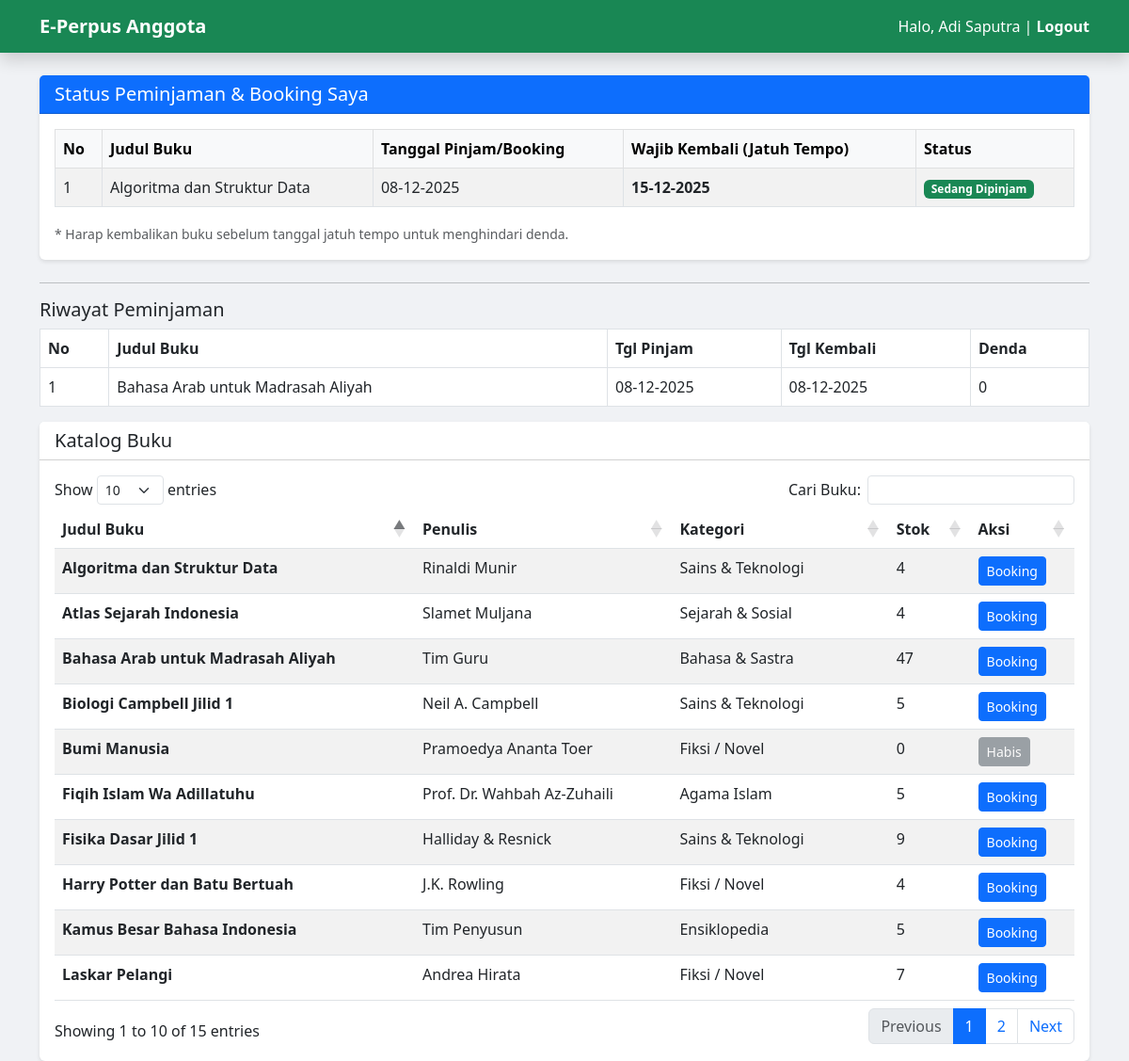
The page /dashboard_anggota.php (signed in) on the database its author committed.
### tables this page shows
CREATE TABLE `peminjaman` (
  `id_peminjaman` int(11) NOT NULL,
  `id_anggota` int(11) DEFAULT NULL,
  `id_buku` int(11) DEFAULT NULL,
  `id_petugas` int(11) DEFAULT NULL,
  `tanggal_pinjam` date NOT NULL,
  `tanggal_wajib_kembali` date NOT NULL,
  `tanggal_pengembalian` date DEFAULT NULL,
  `status` enum('Booking','Dipinjam','Selesai','Batal') DEFAULT 'Booking',
  `denda` decimal(10,2) DEFAULT 0.00
);

CREATE TABLE `buku` (
  `id_buku` int(11) NOT NULL,
  `judul_buku` varchar(200) NOT NULL,
  `penulis` varchar(100) DEFAULT NULL,
  `penerbit` varchar(100) DEFAULT NULL,
  `jumlah_total` int(11) NOT NULL,
  `jumlah_tersedia` int(11) NOT NULL,
  `id_kategori` int(11) DEFAULT NULL,
  `id_rak` int(11) DEFAULT NULL
);

CREATE TABLE `kategori` (
  `id_kategori` int(11) NOT NULL,
  `nama_kategori` varchar(100) NOT NULL
);

### dashboard_anggota.php (the view, shortened to what this page needs)
<?php
include 'koneksi.php';
$id_anggota = $_SESSION['id_user'];
$nama_anggota = $_SESSION['nama'];
?>
<!DOCTYPE html>
<html lang="id">
<head>
    <link href="https://cdn.jsdelivr.net/npm/bootstrap@5.3.0/dist/css/bootstrap.min.css" rel="stylesheet">
    <link href="https://cdn.datatables.net/1.13.4/css/dataTables.bootstrap5.min.css" rel="stylesheet" />
</head>
<body>
<nav class="navbar navbar-expand-lg navbar-dark bg-success mb-4 shadow">
    <div class="container">
        <a class="navbar-brand fw-bold" href="#">E-Perpus Anggota</a>
        <span class="navbar-text text-white">
            Halo, <?= $nama_anggota ?> | <a href="logout.php" class="text-white fw-bold" style="text-decoration:none;">Logout</a>
        </span>
    </div>
</nav>
<div class="container">
    <div class="card mb-4">
        <div class="card-header bg-primary text-white">
            <h5 class="mb-0">Status Peminjaman & Booking Saya</h5>
        </div>
        <div class="card-body">
            <div class="table-responsive">
                <table class="table table-bordered table-striped">
                    <thead class="table-light">
                        <tr>
                            <th>No</th>
                            <th>Judul Buku</th>
                            <th>Tanggal Pinjam/Booking</th>
                            <th>Wajib Kembali (Jatuh Tempo)</th>
                            <th>Status</th>
                        </tr>
                    </thead>
                    <tbody>
                        <?php
                        $query_saya = "SELECT p.*, b.judul_buku
                                       FROM peminjaman p
                                       JOIN buku b ON p.id_buku = b.id_buku
                                       WHERE p.id_anggota = '$id_anggota'
                                       AND p.status IN ('Booking', 'Dipinjam')
                                       ORDER BY p.tanggal_pinjam DESC";
                        $hasil_saya = mysqli_query($conn, $query_saya);
                        $no = 1;
                        while($row = mysqli_fetch_assoc($hasil_saya)) {
                            $tgl_tempo = date('d-m-Y', strtotime($row['tanggal_wajib_kembali']));
                            $status_tampil = "";
                            if ($row['status'] == 'Booking') {
                                $status_tampil = "<span class='badge bg-warning text-dark'>Booking (Segera Ambil)</span>";
                            }
                            elseif ($row['status'] == 'Dipinjam') {
                                if (date('Y-m-d') > $row['tanggal_wajib_kembali']) {
                                    $status_tampil = "<span class='badge bg-danger'>Terlambat! Kena Denda</span>";
                                } else {
                                    $status_tampil = "<span class='badge bg-success'>Sedang Dipinjam</span>";
                                }
                            }
                            echo "<tr>";
                            echo "<td>" . $no++ . "</td>";
                            echo "<td>" . $row['judul_buku'] . "</td>";
                            echo "<td>" . date('d-m-Y', strtotime($row['tanggal_pinjam'])) . "</td>";
                            echo "<td><strong>" . $tgl_tempo . "</strong></td>";
                            echo "<td>" . $status_tampil . "</td>";
                            echo "</tr>";
                        }
                        ?>
                    </tbody>
                </table>
            </div>
            <small class="text-muted">* Harap kembalikan buku sebelum tanggal jatuh tempo untuk menghindari denda.</small>
        </div>
    </div>
    <hr>
        <h5>Riwayat Peminjaman</h5>
            <table class="table table-bordered">
            <tr>
                <th>No</th>
                <th>Judul Buku</th>
                <th>Tgl Pinjam</th>
                <th>Tgl Kembali</th>
                <th>Denda</th>
            </tr>
                    <?php
                      $q = "SELECT p.*, b.judul_buku
                                FROM peminjaman p
                                JOIN buku b ON p.id_buku = b.id_buku
                                WHERE p.id_anggota = '$id_anggota'
                                AND p.status='Selesai'
                                ORDER BY p.tanggal_pengembalian DESC";
                    $res = mysqli_query($conn,$q);
                    $no=1;
                    while($r=mysqli_fetch_assoc($res)){ ?>
                    <tr>
                    <td><?= $no++ ?></td>
                    <td><?= $r['judul_buku']?></td>
                    <td><?= date('d-m-Y',strtotime($r['tanggal_pinjam']))?></td>
                    <td><?= date('d-m-Y',strtotime($r['tanggal_pengembalian']))?></td>
                    <td><?= number_format($r['denda'],0,',','.')?></td>
                    </tr>
                 <?php } ?>
        </table>
    <div class="card">
        <div class="card-header bg-white">
            <h5 class="mb-0">Katalog Buku</h5>
        </div>
        <div class="card-body">
            <table id="tabelBuku" class="table table-striped table-hover">
                <thead>
                    <tr>
                        <th>Judul Buku</th>
                        <th>Penulis</th>
                        <th>Kategori</th>
                        <th>Stok</th>
                        <th>Aksi</th>
                    </tr>
                </thead>
                <tbody>
                    <?php
                    $buku = mysqli_query($conn, "SELECT b.*, k.nama_kategori FROM buku b JOIN kategori k ON b.id_kategori = k.id_kategori ORDER BY b.judul_buku ASC");
                    while ($b = mysqli_fetch_assoc($buku)) {
                        $btn = "";
                        if ($b['jumlah_tersedia'] > 0) {
                            $btn = "<a href='dashboard_anggota.php?booking=".$b['id_buku']."' class='btn btn-sm btn-primary' onclick='return confirm(\"Booking buku ini?\")'>Booking</a>";
                        } else {
                            $btn = "<button class='btn btn-sm btn-secondary' disabled>Habis</button>";
                        }
                        echo "<tr>";
                        echo "<td><strong>" . $b['judul_buku'] . "</strong></td>";
                        echo "<td>" . $b['penulis'] . "</td>";
                        echo "<td>" . $b['nama_kategori'] . "</td>";
                        echo "<td>" . $b['jumlah_tersedia'] . "</td>";
                        echo "<td>" . $btn . "</td>";
                        echo "</tr>";
                    }
                    ?>
                </tbody>
            </table>
        </div>
    </div>
</div>
</body>
</html>

### dashboard_anggota.php (style rules this page uses)
body { background-color: #f0f2f5; }
.card { border: none; box-shadow: 0 2px 4px rgba(0,0,0,0.1); }

### rows shown on the page
peminjaman: id_buku.judul_buku "Algoritma dan Struktur Data", tanggal_pinjam "08-12-2025", tanggal_wajib_kembali "15-12-2025", shows "Sedang Dipinjam"
peminjaman: id_buku.judul_buku "Bahasa Arab untuk Madrasah Aliyah", tanggal_pinjam "08-12-2025", tanggal_pengembalian "08-12-2025", denda "0"
buku: judul_buku "Algoritma dan Struktur Data", penulis "Rinaldi Munir", id_kategori.nama_kategori "Sains & Teknologi", jumlah_tersedia "4"
buku: judul_buku "Atlas Sejarah Indonesia", penulis "Slamet Muljana", id_kategori.nama_kategori "Sejarah & Sosial", jumlah_tersedia "4"
buku: judul_buku "Bahasa Arab untuk Madrasah Aliyah", penulis "Tim Guru", id_kategori.nama_kategori "Bahasa & Sastra", jumlah_tersedia "47"
buku: judul_buku "Biologi Campbell Jilid 1", penulis "Neil A. Campbell", id_kategori.nama_kategori "Sains & Teknologi", jumlah_tersedia "5"
buku: judul_buku "Bumi Manusia", penulis "Pramoedya Ananta Toer", id_kategori.nama_kategori "Fiksi / Novel", jumlah_tersedia "0", shows "Habis"
buku: judul_buku "Fiqih Islam Wa Adillatuhu", penulis "Prof. Dr. Wahbah Az-Zuhaili", id_kategori.nama_kategori "Agama Islam", jumlah_tersedia "5"
buku: judul_buku "Fisika Dasar Jilid 1", penulis "Halliday & Resnick", id_kategori.nama_kategori "Sains & Teknologi", jumlah_tersedia "9"
buku: judul_buku "Harry Potter dan Batu Bertuah", penulis "J.K. Rowling", id_kategori.nama_kategori "Fiksi / Novel", jumlah_tersedia "4"
buku: judul_buku "Kamus Besar Bahasa Indonesia", penulis "Tim Penyusun", id_kategori.nama_kategori "Ensiklopedia", jumlah_tersedia "5"
buku: judul_buku "Laskar Pelangi", penulis "Andrea Hirata", id_kategori.nama_kategori "Fiksi / Novel", jumlah_tersedia "7"

### other values the page prints
$nama_anggota "Adi Saputra"
